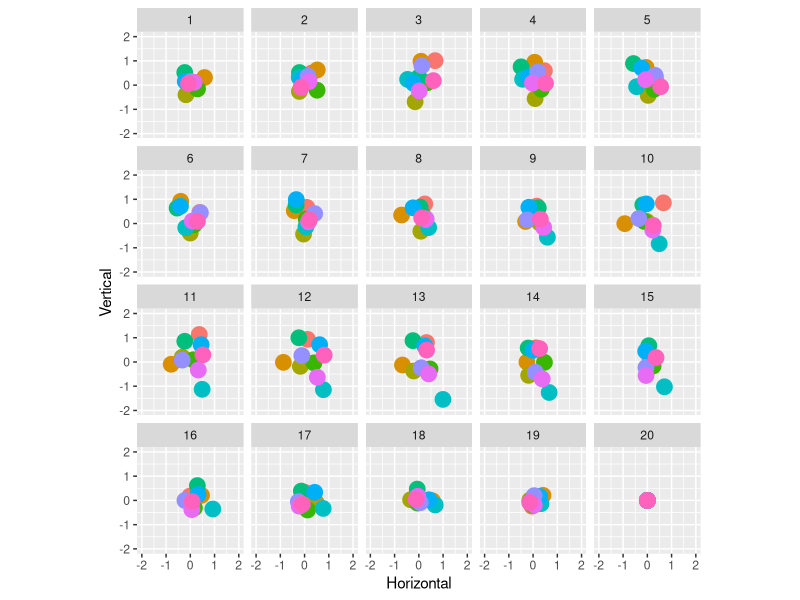

The R script that drew this image:
## ---- chunk 1
knitr::opts_chunk$set(echo = TRUE)
library(tidyverse)
library(e1071)
library(gganimate)
## ---- chunk 2
ntimes <- 20  # how many time points to run the bridge?
nseries <- 10 # how many time series to generate?

# function to generate the brownian bridges
make_bridges <- function(ntimes, nseries) {
  replicate(nseries, rbridge(frequency = ntimes)) %>% as.vector()
}

# construct tibble
tbl <- tibble(
  Time = rep(1:ntimes, nseries),
  Horizontal = make_bridges(ntimes, nseries),
  Vertical = make_bridges(ntimes, nseries),
  Series = gl(nseries, ntimes)
)

glimpse(tbl)
## ---- chunk 3
base_pic <- tbl %>%
  ggplot(aes(
    x = Horizontal, 
    y = Vertical, 
    colour = Series)) + 
  geom_point(
    show.legend = FALSE,
    size = 5) + 
  coord_equal() + 
  xlim(-2, 2) + 
  ylim(-2, 2)

base_pic + facet_wrap(~Time)
## ---- chunk 4
base_anim <- base_pic + transition_time(time = Time) 
base_anim %>% animate()
## ---- chunk 5
wake1 <- base_anim + shadow_wake(wake_length = .1)
wake1 %>% animate()
